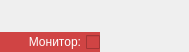
<?xml version="1.0" encoding="UTF-8"?>
<ui version="4.0">
 <class>BaseDevice</class>
 <widget class="QFrame" name="BaseDevice">
  <property name="geometry">
   <rect>
    <x>0</x>
    <y>0</y>
    <width>189</width>
    <height>52</height>
   </rect>
  </property>
  <property name="sizePolicy">
   <sizepolicy hsizetype="Fixed" vsizetype="Fixed">
    <horstretch>0</horstretch>
    <verstretch>0</verstretch>
   </sizepolicy>
  </property>
  <property name="windowTitle">
   <string>Form</string>
  </property>
  <layout class="QGridLayout" name="gridLayout" rowstretch="4,1" columnstretch="1,1">
   <property name="leftMargin">
    <number>0</number>
   </property>
   <property name="topMargin">
    <number>0</number>
   </property>
   <property name="rightMargin">
    <number>0</number>
   </property>
   <property name="bottomMargin">
    <number>0</number>
   </property>
   <property name="spacing">
    <number>0</number>
   </property>
   <item row="0" column="0">
    <widget class="QLabel" name="name">
     <property name="minimumSize">
      <size>
       <width>100</width>
       <height>0</height>
      </size>
     </property>
     <property name="font">
      <font>
       <weight>75</weight>
       <bold>true</bold>
      </font>
     </property>
     <property name="styleSheet">
      <string notr="true">color: rgb(255, 255, 255);</string>
     </property>
     <property name="text">
      <string/>
     </property>
     <property name="alignment">
      <set>Qt::AlignCenter</set>
     </property>
    </widget>
   </item>
   <item row="0" column="1">
    <widget class="QLabel" name="picture">
     <property name="text">
      <string/>
     </property>
     <property name="pixmap">
      <pixmap resource="tgca.qrc">:/pictogram/hardware_8356.png</pixmap>
     </property>
     <property name="scaledContents">
      <bool>true</bool>
     </property>
     <property name="alignment">
      <set>Qt::AlignRight|Qt::AlignTrailing|Qt::AlignVCenter</set>
     </property>
    </widget>
   </item>
   <item row="1" column="0">
    <widget class="QCheckBox" name="monitor">
     <property name="layoutDirection">
      <enum>Qt::RightToLeft</enum>
     </property>
     <property name="styleSheet">
      <string notr="true">color: rgb(255, 255, 255);
font: italic 8pt &quot;Nimbus Sans&quot;;
background-color: rgb(208, 68, 68);</string>
     </property>
     <property name="text">
      <string>Монитор:</string>
     </property>
    </widget>
   </item>
   <item row="1" column="1">
    <spacer name="horizontalSpacer">
     <property name="orientation">
      <enum>Qt::Horizontal</enum>
     </property>
     <property name="sizeHint" stdset="0">
      <size>
       <width>40</width>
       <height>20</height>
      </size>
     </property>
    </spacer>
   </item>
  </layout>
 </widget>
 <resources>
  <include location="tgca.qrc"/>
 </resources>
 <connections/>
</ui>
